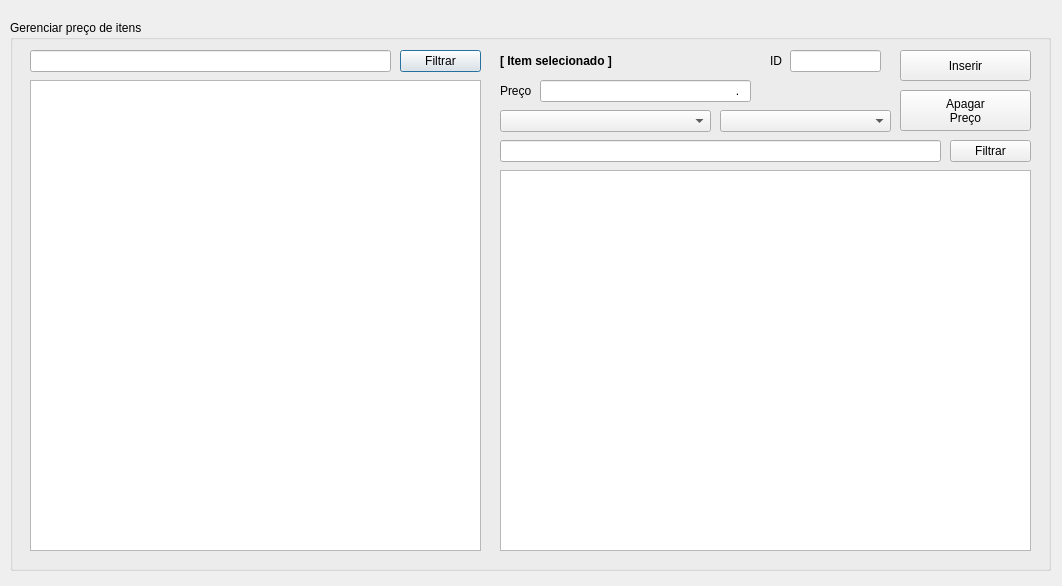
<?xml version="1.0" encoding="UTF-8"?>
<ui version="4.0">
 <class>Preco</class>
 <widget class="QDialog" name="Preco">
  <property name="geometry">
   <rect>
    <x>0</x>
    <y>0</y>
    <width>1062</width>
    <height>586</height>
   </rect>
  </property>
  <property name="windowTitle">
   <string>Cadastrar Preço de Item</string>
  </property>
  <widget class="QGroupBox" name="groupBox">
   <property name="geometry">
    <rect>
     <x>10</x>
     <y>20</y>
     <width>1041</width>
     <height>551</height>
    </rect>
   </property>
   <property name="title">
    <string>Gerenciar preço de itens</string>
   </property>
   <widget class="QTableView" name="tableView_itens">
    <property name="geometry">
     <rect>
      <x>20</x>
      <y>60</y>
      <width>451</width>
      <height>471</height>
     </rect>
    </property>
   </widget>
   <widget class="QPushButton" name="pushButton_filtraritens">
    <property name="geometry">
     <rect>
      <x>390</x>
      <y>30</y>
      <width>81</width>
      <height>22</height>
     </rect>
    </property>
    <property name="text">
     <string>Filtrar</string>
    </property>
   </widget>
   <widget class="QLineEdit" name="lineEdit_filtraritens">
    <property name="geometry">
     <rect>
      <x>20</x>
      <y>30</y>
      <width>361</width>
      <height>22</height>
     </rect>
    </property>
    <property name="clearButtonEnabled">
     <bool>true</bool>
    </property>
   </widget>
   <widget class="QLabel" name="label">
    <property name="geometry">
     <rect>
      <x>490</x>
      <y>60</y>
      <width>51</width>
      <height>21</height>
     </rect>
    </property>
    <property name="text">
     <string>Preço</string>
    </property>
   </widget>
   <widget class="QPushButton" name="pushButton_apagar">
    <property name="geometry">
     <rect>
      <x>890</x>
      <y>70</y>
      <width>131</width>
      <height>41</height>
     </rect>
    </property>
    <property name="text">
     <string>Apagar
Preço</string>
    </property>
   </widget>
   <widget class="QPushButton" name="pushButton_filtrarpreco">
    <property name="geometry">
     <rect>
      <x>940</x>
      <y>120</y>
      <width>81</width>
      <height>22</height>
     </rect>
    </property>
    <property name="text">
     <string>Filtrar</string>
    </property>
   </widget>
   <widget class="QLabel" name="label_2">
    <property name="geometry">
     <rect>
      <x>760</x>
      <y>30</y>
      <width>21</width>
      <height>21</height>
     </rect>
    </property>
    <property name="text">
     <string>ID</string>
    </property>
   </widget>
   <widget class="QComboBox" name="comboBox_tamanhoitem">
    <property name="geometry">
     <rect>
      <x>710</x>
      <y>90</y>
      <width>171</width>
      <height>22</height>
     </rect>
    </property>
   </widget>
   <widget class="QLineEdit" name="lineEdit_id">
    <property name="geometry">
     <rect>
      <x>780</x>
      <y>30</y>
      <width>91</width>
      <height>22</height>
     </rect>
    </property>
   </widget>
   <widget class="QLabel" name="label_item">
    <property name="geometry">
     <rect>
      <x>490</x>
      <y>30</y>
      <width>251</width>
      <height>21</height>
     </rect>
    </property>
    <property name="font">
     <font>
      <weight>75</weight>
      <bold>true</bold>
     </font>
    </property>
    <property name="text">
     <string>[ Item selecionado ]</string>
    </property>
   </widget>
   <widget class="QLineEdit" name="lineEdit_preco">
    <property name="geometry">
     <rect>
      <x>530</x>
      <y>60</y>
      <width>211</width>
      <height>22</height>
     </rect>
    </property>
    <property name="inputMask">
     <string>000.00</string>
    </property>
    <property name="alignment">
     <set>Qt::AlignRight|Qt::AlignTrailing|Qt::AlignVCenter</set>
    </property>
   </widget>
   <widget class="QLineEdit" name="lineEdit_filtrarpreco">
    <property name="geometry">
     <rect>
      <x>490</x>
      <y>120</y>
      <width>441</width>
      <height>22</height>
     </rect>
    </property>
    <property name="clearButtonEnabled">
     <bool>true</bool>
    </property>
   </widget>
   <widget class="QComboBox" name="comboBox_tipoitem">
    <property name="geometry">
     <rect>
      <x>490</x>
      <y>90</y>
      <width>211</width>
      <height>22</height>
     </rect>
    </property>
   </widget>
   <widget class="QPushButton" name="pushButton_inserir">
    <property name="geometry">
     <rect>
      <x>890</x>
      <y>30</y>
      <width>131</width>
      <height>31</height>
     </rect>
    </property>
    <property name="text">
     <string>Inserir</string>
    </property>
   </widget>
   <widget class="QTableView" name="tableView_precos">
    <property name="geometry">
     <rect>
      <x>490</x>
      <y>150</y>
      <width>531</width>
      <height>381</height>
     </rect>
    </property>
   </widget>
  </widget>
 </widget>
 <resources/>
 <connections/>
</ui>
